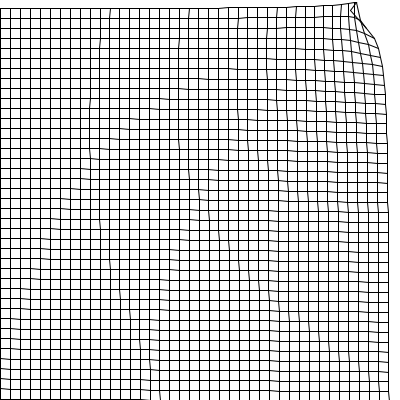
Frame 1 (no input)
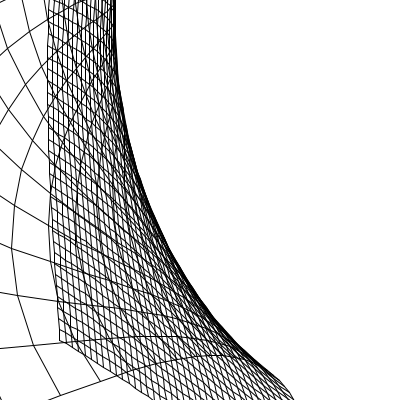
Frame 60 (the mouse pressed at the canvas centre just before this capture)
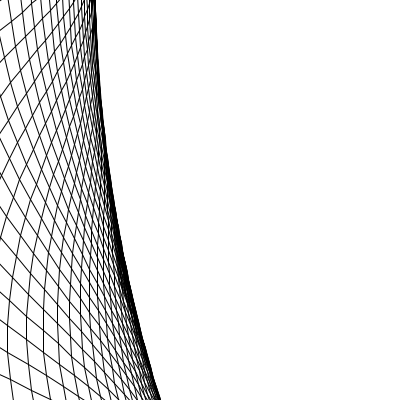
Frame 120 (the mouse held since frame 60 and released just before this capture)

The Processing sketch that drew these frames (run headless with seeded random() and noise(); from frame 60 on, the mouse is pressed at the canvas centre):

// Processing sketch: complex_transformation
// ── complex_transformation.pde
Complex f(Complex x) {
  return x.add(new Complex(1, 1)).div(x.add(new Complex(-1, -1)));
}


float minX = -1;
float maxX = 1;
float minY = -1;
float maxY = 1;

float delta = 0.05;
int scale = 200;

Grid grid;
void setup() {
 size(400, 400);
 grid = new Grid();
 grid.applyFunction();
}

void draw() {
  background(255);
  grid.update();
  grid.show();
}

// ── Complex.pde
class Complex {
  float real;
  float img;
  int counter;
  PVector dir;
  
  Complex(float real, float img){
    this.real = real;
    this.img = img;
    counter = 1;
  }
 
  
  Complex add(Complex other){
    float real = this.real + other.real;
    float img = this.img + other.img;
    return new Complex(real, img);
  }

  Complex mult(Complex other) {
    float real = this.real * other.real - this.img * other.img;
    float img = this.real * other.img + this.img * other.real;
    return new Complex(real, img);
  }
  
  Complex div(Complex other) {
    float den = pow(other.real, 2) + pow(other.img, 2);
    float real = this.real * other.real + this.img * other.img;
    float img = this.real * other.img - this.img * other.real;
    return new Complex(real / den, img / den);
    
  }
  
  String toString(){
    return "real: " + this.real + " img: " + this.img;
  }
  
  void applyFunction() {
    Complex newP = f(this);
    dir = new PVector(newP.real - this.real, newP.img - this.real);
    dir.div(scale);
  }
  
  void move() {
    if (counter <= scale) {
      this.real += dir.x;
      this.img  += dir.y;
      counter++;
    }
  }
}

// ── Grid.pde
class Grid {
  ArrayList<Line> lines = new ArrayList<Line>();

  Grid(){
    for(float x = minX; x <= maxX; x += delta) {
      lines.add(new VerticalLine(x));
    }
    
    for(float y = minY; y <= maxY; y += delta) {
      lines.add(new HorizontalLine(y));
    }
  }
  
  void show(){
    for (Line l : lines) {
      l.drawLine();
    }
  }
  
  void applyFunction() {
    for(Line l : lines) {
      l.applyFunction();
    }
  }
  
  void update() {
    for (Line l : lines) {
      l.update();
    }
  }
    

}

// ── Lines.pde
abstract class Line {
  float pos;
  ArrayList<Complex> nums = new ArrayList<Complex>();
  
  
  Line(float pos) {
    this.pos = pos;
  }
  
  void drawLine(){
    noFill();
    beginShape();
    for(Complex p : nums){
      float x = map(p.real, minX, maxX, 0, width);
      float y = map(p.img, minY, maxY, height, 0);
      vertex(x, y);
    }
    endShape();
  }
  
  void applyFunction() {
    for(Complex p : nums) {
      p.applyFunction();
    }
  }
  
  void update() {
    for(Complex num : nums) {
      num.move();
    }
  }
}

class HorizontalLine extends Line {
  
  HorizontalLine(float y){
    super(y);

    for(float x = minX; x <= maxX; x += delta){
      nums.add(new Complex(x, y));
    }
  
  }
  
}

class VerticalLine extends Line {
  
  VerticalLine(float x){
    super(x);

    for(float y = minY; y <= maxY; y += delta){
      nums.add(new Complex(x, y));
    }
  
  }
  
}
